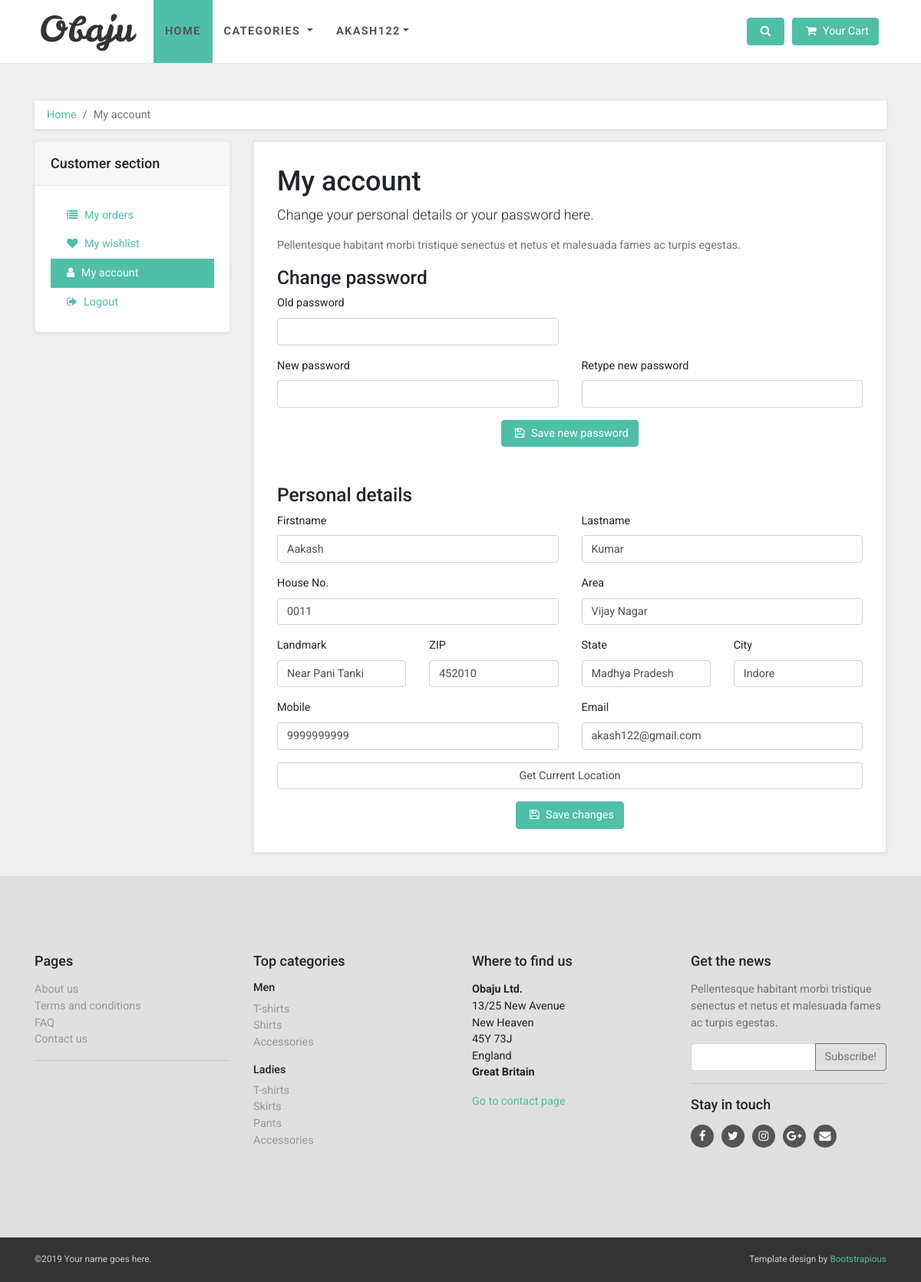
Page /account/akash122 (signed in) on the committed database.
### account/models.py (models this page shows, shortened)
class User(AbstractUser):
    mobile = models.CharField(max_length=20, blank=True)
    user_type = models.CharField(max_length=10, choices=user_choices, blank=True)
    profile_pic = models.ImageField(upload_to='static/', default='./static/default_profile_pic.webp', blank=True, null=True)
    objects = UserManager()
    USERNAME_FIELD = 'username'
    def __str__(self) -> str:
        return self.username

class Address(models.Model):
    user = models.ForeignKey(User, on_delete=models.CASCADE)
    house = models.CharField(max_length=100)
    area = models.CharField(max_length=200)
    landmark = models.CharField(max_length=100)
    city = models.CharField(max_length=100)
    state = models.CharField(max_length=50)
    zip = models.PositiveBigIntegerField()
    address_type = models.CharField(max_length=10, choices=address_choice)
    primary = models.BooleanField(default=False)

### account/views.py (the view, shortened to what this page needs)
# urls.py: path('', include('account.urls')),
@login_required(login_url='/register')
def account(request, id):
    if request.method == 'GET':
        try:
            data1 = User.objects.get(id=request.user.id)
            data2 = Address.objects.get(Q(user=request.user) & Q(primary=True))
        except User.DoesNotExist:
            data1 = None
        except Address.DoesNotExist:
            data2 = None
        context = {
            'data1' : data1,
            'data2' : data2,
        }
        if request.user.user_type == 'seller':
            return render(request, 'admin_template/profile.html', context)
        elif request.user.user_type == 'customer':
            context['category'] = ProductCategory.objects.all()
            return render(request, 'users_template/customer-account.html', context)

### templates/users_template/customer-account.html (shortened to what this page needs)
{% extends '../base.html' %}
{% load static %}
{% block content %}
<div id="all">
  <div id="content">
    <div class="container">
      <div class="row">
        <div class="col-lg-12">
          <nav aria-label="breadcrumb">
            <ol class="breadcrumb">
              <li class="breadcrumb-item"><a href="/">Home</a></li>
              <li aria-current="page" class="breadcrumb-item active">My account</li>
            </ol>
          </nav>
        </div>
        <div class="col-lg-3">
          <div class="card sidebar-menu">
            <div class="card-header">
              <h3 class="h4 card-title">Customer section</h3>
            </div>
            <div class="card-body">
              <ul class="nav nav-pills flex-column"><a href="/orders/{{user}}" class="nav-link"><i
                    class="fa fa-list"></i> My orders</a><a href="/wishlist/{{user}}" class="nav-link"><i
                    class="fa fa-heart"></i> My wishlist</a><a href="/account/{{user}}" class="nav-link active"><i
                    class="fa fa-user"></i> My account</a><a href="/logout/{{user}}" class="nav-link"><i
                    class="fa fa-sign-out"></i> Logout</a></ul>
            </div>
          </div>
        </div>
        <div class="col-lg-9">
          <div class="box">
            <h1>My account</h1>
            <p class="lead">Change your personal details or your password here.</p>
            <p class="text-muted">Pellentesque habitant morbi tristique senectus et netus et malesuada fames ac turpis
              egestas.</p>
            <h3>Change password</h3>
            <form action="" method="post">
              <div class="row">
                <div class="col-md-6">
                  <div class="form-group">
                    <label for="old_password">Old password</label>
                    <input id="old_password" name="old_password" type="password" class="form-control">
                  </div>
                </div>
              </div>
              <div class="row">
                <div class="col-md-6">
                  <div class="form-group">
                    <label for="new_password">New password</label>
                    <input id="new_password" name="new_password" type="password" class="form-control">
                  </div>
                </div>
                <div class="col-md-6">
                  <div class="form-group">
                    <label for="cnf_password">Retype new password</label>
                    <input id="cnf_password" name="cnf_password" type="password" class="form-control">
                  </div>
                </div>
              </div>
              <div class="col-md-12 text-center">
                <button type="submit" id="passwordBtn" class="btn btn-primary"><i class="fa fa-save"></i> Save new password</button>
              </div>
            </form>
            <h3 class="mt-5">Personal details</h3>
            <form action="" method="post">
              <div class="row">
                <div class="col-md-6">
                  <div class="form-group">
                    <label for="first_name">Firstname</label>
                    <input id="first_name" name="first_name" type="text" class="form-control" value={{data1.first_name}}>
                  </div>
                </div>
                <div class="col-md-6">
                  <div class="form-group">
                    <label for="last_name">Lastname</label>
                    <input id="last_name" name="last_name" type="text" class="form-control" value="{{data1.last_name}}">
                  </div>
                </div>
              </div>
              <div class="row">
                <div class="col-md-6">
                  <div class="form-group">
                    <label for="house">House No.</label>
                    <input id="house" name="house" type="text" class="form-control" value="{{data2.house}}">
                  </div>
                </div>
                <div class="col-md-6">
                  <div class="form-group">
                    <label for="area">Area</label>
                    <input id="area" name="area" type="text" class="form-control" value="{{data2.area}}">
                  </div>
                </div>
              </div>
              <div class="row">
                <div class="col-md-6 col-lg-3">
                  <div class="form-group">
                    <label for="landmark">Landmark</label>
                    <input id="landmark" name="landmark" type="text" class="form-control" value="{{data2.landmark}}">
                  </div>
                </div>
                <div class="col-md-6 col-lg-3">
                  <div class="form-group">
                    <label for="zip">ZIP</label>
                    <input id="zip" name="zip" type="text" class="form-control" value="{{data2.zip}}">
                  </div>
                </div>
                <div class="col-md-6 col-lg-3">
                  <div class="form-group">
                    <label for="state">State</label>
                    <input id="state" name="state" type="text" class="form-control" value="{{data2.state}}">
                  </div>
                </div>
                <div class="col-md-6 col-lg-3">
                  <div class="form-group">
                    <label for="city">City</label>
                    <input id="city" name="city" type="text" class="form-control" value="{{data2.city}}">
                  </div>
                </div>
                <div class="col-md-6">
                  <div class="form-group">
                    <label for="mobile">Mobile</label>
                    <input id="mobile" name="mobile" type="text" class="form-control" value="{{data1.mobile}}">
                  </div>
                </div>
                <div class="col-md-6">
                  <div class="form-group">
                    <label for="email">Email</label>
                    <input id="email" name="email" type="text" class="form-control" value="{{data1.email}}">
                  </div>
                </div>
                <div class="col-md-12 col-lg-12">
                  <div class="form-group">
                      <button type="button" id="currentLocation" class="form-control">Get Current Location</button>
                  </div>
              </div>
                <div class="col-md-12 text-center">
                  <button id="detailBtn" type="submit" class="btn btn-primary"><i class="fa fa-save"></i> Save changes</button>
                </div>
              </div>
            </form>
          </div>
        </div>
      </div>
    </div>
  </div>
</div>
{% endblock %}

### templates/base.html (shortened to what this page needs)
{% load static %}
<!DOCTYPE html>
<html>
<head>
  <link rel="stylesheet" href="{% static 'vendor/bootstrap/css/bootstrap.min.css' %}">
  <link rel="stylesheet" href="{% static 'vendor/font-awesome/css/font-awesome.min.css' %}">
  <link rel="stylesheet" href="{% static 'vendor/owl.carousel/assets/owl.carousel.css' %}">
  <link rel="stylesheet" href="{% static 'vendor/owl.carousel/assets/owl.theme.default.css' %}">
  <link rel="stylesheet" href="{% static 'css/style.default.css' %}" id="theme-stylesheet">
  <link rel="stylesheet" href="{% static 'css/custom.css' %}">
      <link rel="stylesheet" type="text/css" href="{% static 'toastr/toastr.min.css' %}" media="all">
    </head>
<body>
  <header class="header mb-5">
    <nav class="navbar navbar-expand-lg">
      <div class="container"><a class="navbar-brand home"><img src="{% static 'img/logo.png' %}"
            alt="Obaju logo" class="d-none d-md-inline-block"><img src="{% static 'img/logo-small.png' %}"
            alt="Obaju logo" class="d-inline-block d-md-none"><span class="sr-only">Shoppiee</span></a>
        <div id="navigation" class="collapse navbar-collapse">
          <ul class="navbar-nav mr-auto">
            <li class="nav-item"><a href="/" class="nav-link active">Home</a></li>
            <li class="nav-item dropdown menu-large"><a data-toggle="dropdown" data-hover="dropdown"
                data-delay="200" class="dropdown-toggle nav-link"> Categories <b class="caret"></b></a>
            </li>
            <li class="nav-item dropdown menu-large"><a data-toggle="dropdown" data-hover="dropdown"
                data-delay="200" class="dropdown-toggle nav-link">{{user}}<b class="caret"></b></a>
            </li>
          </ul>
          <div class="navbar-buttons d-flex justify-content-end">
            <div id="search-not-mobile" class="navbar-collapse collapse"></div><a data-toggle="collapse" href="#search"
              class="btn navbar-btn btn-primary d-none d-lg-inline-block"><span class="sr-only">Toggle search</span><i
                class="fa fa-search"></i></a>
            {% if user.is_authenticated %}
            <div id="basket-overview" class="navbar-collapse collapse d-none d-lg-block"><a href="../cart/{{user}}"
                class="btn btn-primary navbar-btn"><i class="fa fa-shopping-cart"></i><span> Your Cart </span></a>
            </div>
            {% endif %}
          </div>
        </div>
      </div>
    </nav>
  </header>
  {% block content %}
  {% endblock %}
  <div id="footer">
    <div class="container">
      <div class="row">
        <div class="col-lg-3 col-md-6">
          <h4 class="mb-3">Pages</h4>
          <ul class="list-unstyled">
            <li><a href="#">About us</a></li>
            <li><a href="#">Terms and conditions</a></li>
            <li><a href="#">FAQ</a></li>
            <li><a href="#">Contact us</a></li>
          </ul>
          <hr>
        </div>
        <div class="col-lg-3 col-md-6">
          <h4 class="mb-3">Top categories</h4>
          <h5>Men</h5>
          <ul class="list-unstyled">
            <li><a href="">T-shirts</a></li>
            <li><a href="">Shirts</a></li>
            <li><a href="">Accessories</a></li>
          </ul>
          <h5>Ladies</h5>
          <ul class="list-unstyled">
            <li><a href="">T-shirts</a></li>
            <li><a href="">Skirts</a></li>
            <li><a href="">Pants</a></li>
            <li><a href="">Accessories</a></li>
          </ul>
        </div>
        <div class="col-lg-3 col-md-6">
          <h4 class="mb-3">Where to find us</h4>
          <p><strong>Obaju Ltd.</strong><br>13/25 New Avenue<br>New Heaven<br>45Y 73J<br>England<br><strong>Great
              Britain</strong></p><a href="">Go to contact page</a>
        </div>
        <div class="col-lg-3 col-md-6">
          <h4 class="mb-3">Get the news</h4>
          <p class="text-muted">Pellentesque habitant morbi tristique senectus et netus et malesuada fames ac turpis
            egestas.</p>
          <form>
            <div class="input-group">
              <input type="text" class="form-control"><span class="input-group-append">
                <button type="button" class="btn btn-outline-secondary">Subscribe!</button></span>
            </div>
          </form>
          <hr>
          <h4 class="mb-3">Stay in touch</h4>
          <p class="social"><a href="#" class="facebook external"><i class="fa fa-facebook"></i></a><a href="#"
              class="twitter external"><i class="fa fa-twitter"></i></a><a href="#" class="instagram external"><i
                class="fa fa-instagram"></i></a><a href="#" class="gplus external"><i
                class="fa fa-google-plus"></i></a><a href="#" class="email external"><i class="fa fa-envelope"></i></a>
          </p>
        </div>
      </div>
    </div>
  </div>
  <div id="copyright">
    <div class="container">
      <div class="row">
        <div class="col-lg-6 mb-2 mb-lg-0">
          <p class="text-center text-lg-left">©2019 Your name goes here.</p>
        </div>
        <div class="col-lg-6">
          <p class="text-center text-lg-right">Template design by <a href="https://bootstrapious.com/">Bootstrapious</a>
          </p>
        </div>
      </div>
    </div>
  </div>
</body>
</html>

### rows in the picture
User: username "AKASH122", first_name "Aakash", last_name "Kumar", mobile "9999999999", email "akash122@gmail.com"
Address: house "0011", area "Vijay Nagar", landmark "Near Pani Tanki", zip "452010", state "Madhya Pradesh", city "Indore"
